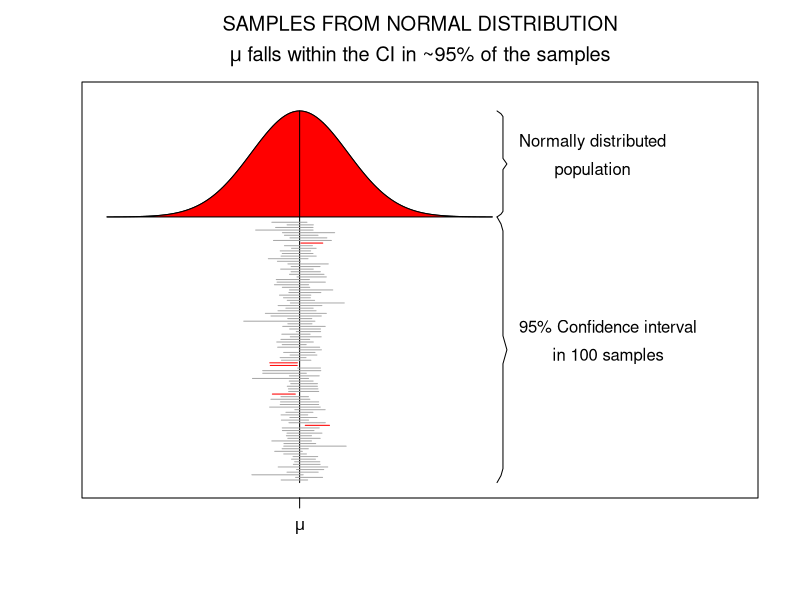
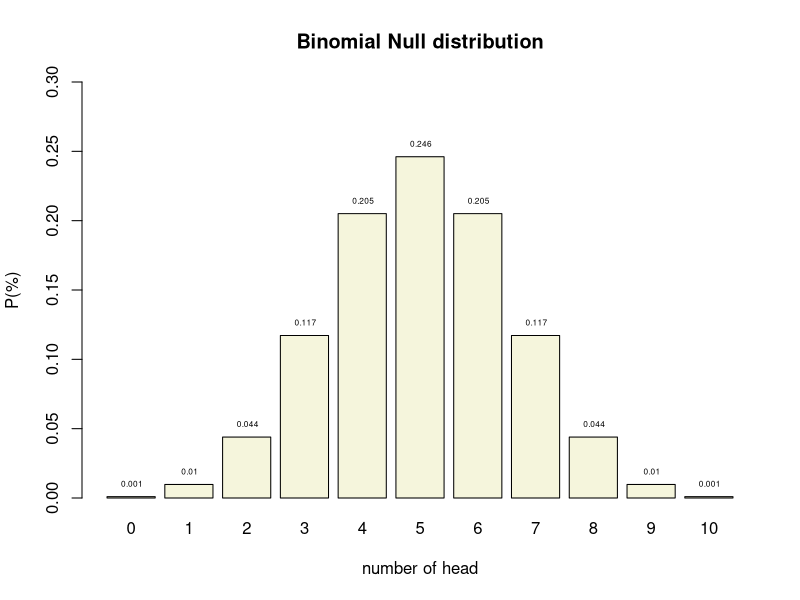
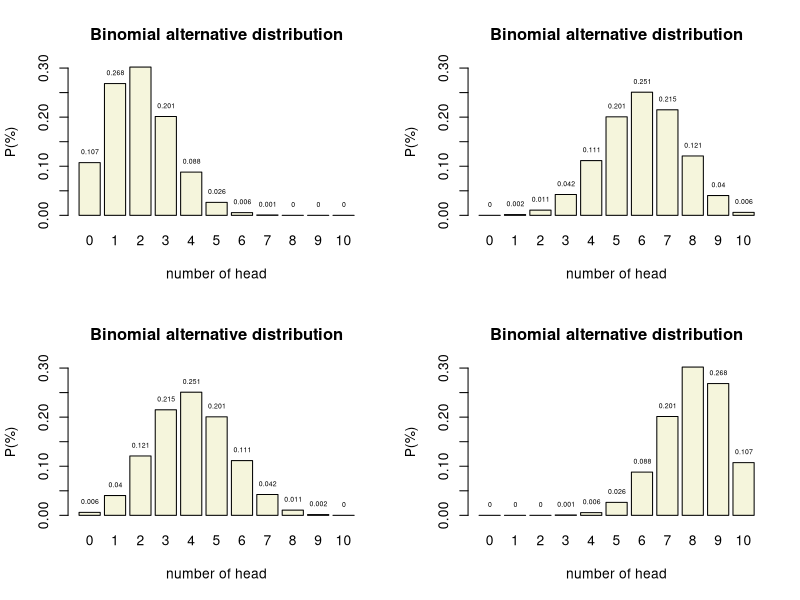
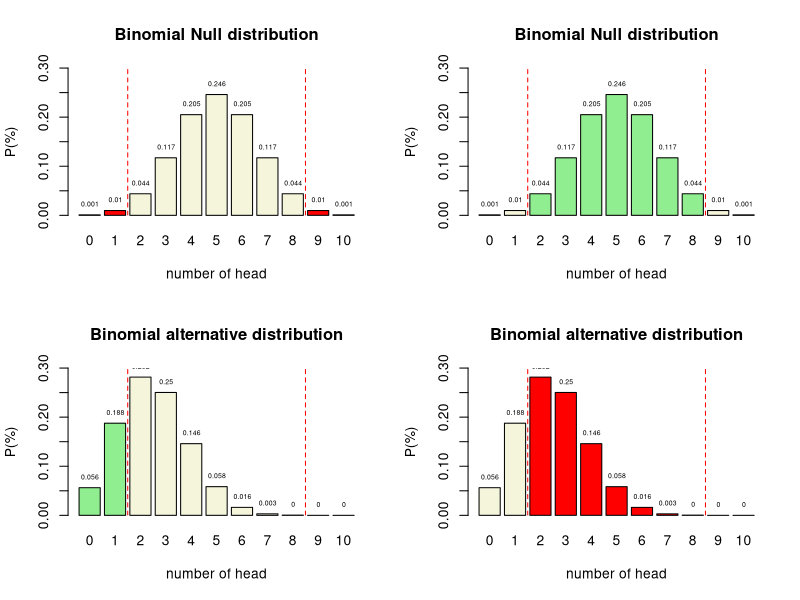
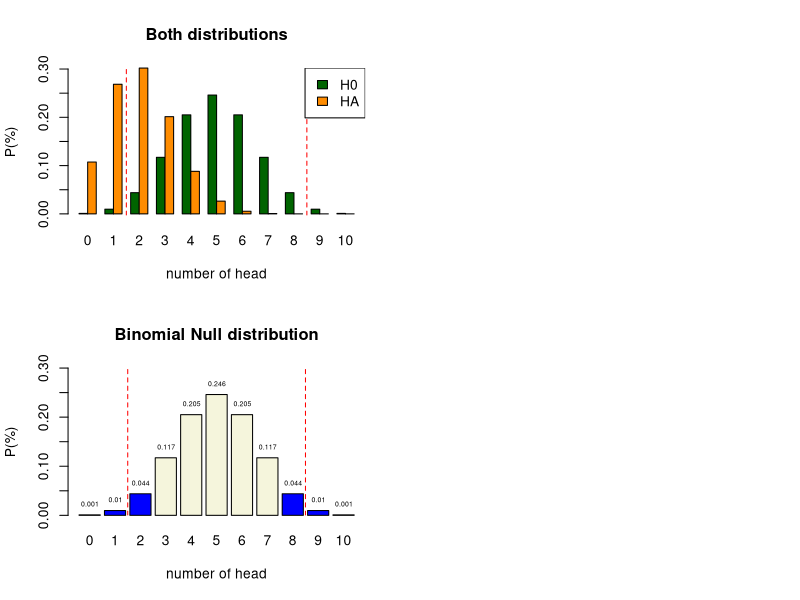
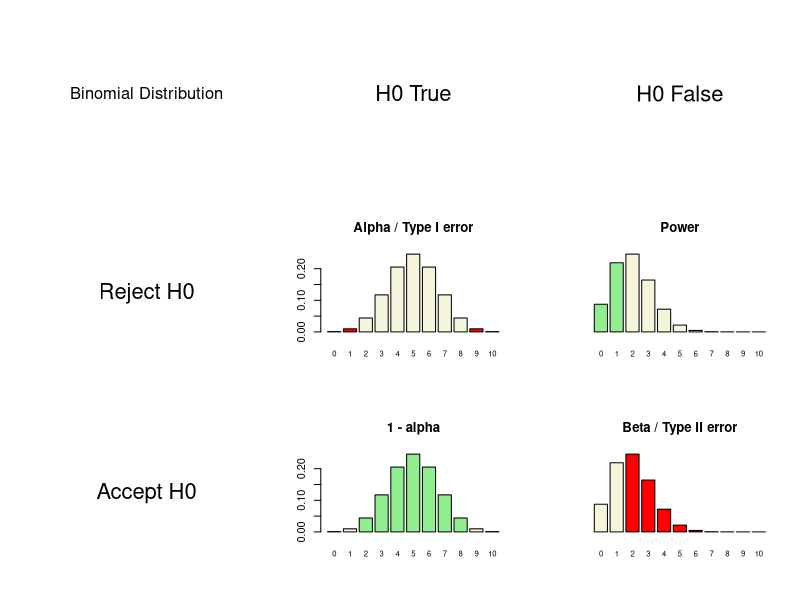

Source code (R) for these figures, in order:
## ---- chunk 1

## ---- chunk 2
set.seed(1548)

x  = seq(-4,4,.05) # sequence x values for normal distribution
hx = dnorm(x)      # calculate y values

title = expression(atop("SAMPLES FROM NORMAL DISTRIBUTION",paste(mu," falls within the CI in ~95% of the samples")))

plot(x,hx+1,type="l",ylim=c(0,1.45),xlim=c(-4,9), yaxt="n", xaxt="n",ylab="",xlab="",main=title, mai=c(3,1,2,1),mar=c(3,1,2,1))

# Add red area
polygon(c(x,rev(x)),c(rep(1,length(x)),hx+1),col="red",lty=1)

# Add mu line
lines(c(0,0),c(0,max(hx)+1))

# Add mu symbol to x axis
axis( 1,at=0,labels=expression(mu), cex=2 )

# Create curly braces for normal distribution 
ybracket = seq(1,max(hx)+1,length=39)
xbracket = rep(4.1,39)*c(c(1,1.02),rep(1.03,16),c(1.04,1.05,1.04),rep(1.03,16),c(1.02,1))

lines(xbracket,ybracket,col="black")

# Create curly braces for samples
ybracket = seq(0,1,length=39)
xbracket = rep(4.1,39)*c(c(1,1.02),rep(1.03,16),c(1.04,1.05,1.04),rep(1.03,16),c(1.02,1))

lines(xbracket,ybracket,col="black")

text = expression(atop("Normally distributed","population"))

text(4.1*1.06,1+(max(hx)/2), text,pos=4)

text = expression(atop("95% Confidence interval","in 100 samples","drawn from the","normal distribution"))

text(4.1*1.06,.5, text,pos=4)

# Add confidence intervals

mu  = 0
sig = 1

mu_in_ci = array() # create empty array

iterations = 100

for(i in 1:iterations) {
	
	n      = round(runif(1,10,60)) # use variable sample sizes between 10 and 60
	sample = rnorm(n,mu,sig)       # sample from normal distribution
	
	sample_mean = mean(sample)
	sample_sd   = sd(sample)
	sample_ci   = sample_sd/sqrt(n)

	sample_ci_upperbound = sample_mean + sample_ci * 1.96
	sample_ci_lowerbound = sample_mean - sample_ci * 1.96
	
	if(sample_ci_lowerbound < mu & sample_ci_upperbound > mu) {
		
		mu_in_ci[i] = 1	
		col = "darkgrey"	
		}
	else {
		mu_in_ci[i] = 0
		col = "red"
		}
    
    # plot CI lines
    lines(c(sample_ci_lowerbound,sample_ci_upperbound),rep((.98/iterations)*i,2),col=col)

	}
	
percentage = (1/iterations)*sum(mu_in_ci)
## ---- chunk 3
#| output-location: slide

n = 10   # Sample size
k = 0:n  # Discrete probability space
p = .5   # Probability of head

munt = 0:1

permutations = factorial(n) / ( factorial(k) * factorial(n-k) )
# permutations

p_k  = p^k * (1-p)^(n-k)  # Probability of single event
p_kp = p_k * permutations # Probability of event times 
                          # the occurrence of that event

title = "Binomial Null distribution"

# col=c(rep("red",2),rep("beige",7),rep("red",2))

barplot( p_kp, 
         main=title, 
         names.arg=0:n, 
         xlab="number of head", 
         ylab="P(%)", 
         col='beige',
         ylim=c(0,.3) )

# abline(v = c(2.5,10.9), lty=2, col='red')

text(.6:10.6*1.2,p_kp,round(p_kp,3),pos=3,cex=.5)
## ---- chunk 4

# n = 10   # Sample size
# k = 0:10 # Discrete probability space
prob = c(.2, .4, .6, .8)  # Probability of head

layout(matrix(1:4, 2,2)) 

for(p in prob) {
permutations = factorial(n) / ( factorial(k) * factorial(n-k) )

p_k2  = p^k  * (1-p)^(n-k)  # Probability of single event
p_kp2 = p_k2 * permutations # Probability of event times 
                            # the occurrence of that event

title = "Binomial alternative distribution"

col=c(rep("red",2),rep("beige",7),rep("red",2))

barplot( p_kp2, 
         main=title, 
         names.arg=0:10, 
         xlab="number of head", 
         ylab="P(%)", 
         beside=TRUE,
         col="beige",
         ylim=c(0,.3) 
         )

# abline(v = c(2.5,10.9), lty=2, col='red')

text(.6:10.6*1.2,p_kp2,round(p_kp2,3),pos=3,cex=.5)
}
## ---- chunk 5

## ---- chunk 6

## ---- chunk 7

n = 10   # Sample size
k = 0:10 # Discrete probability space
p = .5   # Probability of head

p_k  = p^k * (1-p)^(n-k)  # Probability of single event
p_kp = p_k * permutations # Probability of event times 
                          # the occurrence of that event
# sample = 90
# freq_munt = round(p_kp*sample)
# cbind(k,permutations,p_k,p_kp,freq_munt)

title = "Binomial Null distribution"

col=c(rep("red",2),rep("beige",7),rep("red",2))

barplot( p_kp, 
         main=title, 
         names.arg=0:10, 
         xlab="number of head", 
         ylab="P(%)", 
         col=col,
         ylim=c(0,.3) )

abline(v = c(2.5,10.9), lty=2, col='red')

text(.6:10.6*1.2,p_kp,round(p_kp,3),pos=3,cex=.5)
## ---- chunk 8

## ---- chunk 9

n = 10   # Sample size
k = 0:10 # Discrete probability space
p = .25   # Probability of head

p_k  = p^k * (1-p)^(n-k)  # Probability of single event
p_kp = p_k * permutations # Probability of event times 
                          # the occurrence of that event
# sample = 90
# freq_munt = round(p_kp*sample)
# cbind(k,permutations,p_k,p_kp,freq_munt)

title = "Binomial alternative distribution"

col=c(rep("#90EE90",2),rep("beige",7),rep("#90EE90",2))

barplot( p_kp, 
         main=title, 
         names.arg=0:10, 
         xlab="number of head", 
         ylab="P(%)", 
         col=col,
         ylim=c(0,.3) )

abline(v = c(2.5,10.9), lty=2, col='red')

text(.6:10.6*1.2,p_kp,round(p_kp,3),pos=3,cex=.5)
## ---- chunk 10

## ---- chunk 11

n = 10   # Sample size
k = 0:10 # Discrete probability space
p = .5   # Probability of head

p_k  = p^k * (1-p)^(n-k)  # Probability of single event
p_kp = p_k * permutations # Probability of event times 
                          # the occurrence of that event
# sample = 90
# freq_munt = round(p_kp*sample)
# cbind(k,permutations,p_k,p_kp,freq_munt)

title = "Binomial Null distribution"

col=c(rep("beige",2),rep("#90EE90",7),rep("beige",2))

barplot( p_kp, 
         main=title, 
         names.arg=0:10, 
         xlab="number of head", 
         ylab="P(%)", 
         col=col,
         ylim=c(0,.3) )

abline(v = c(2.5,10.9), lty=2, col='red')

text(.6:10.6*1.2,p_kp,round(p_kp,3),pos=3,cex=.5)
## ---- chunk 12

## ---- chunk 13

n = 10   # Sample size
k = 0:10 # Discrete probability space
p = .25   # Probability of head

p_k  = p^k * (1-p)^(n-k)  # Probability of single event
p_kp = p_k * permutations # Probability of event times 
                          # the occurrence of that event
# sample = 90
# freq_munt = round(p_kp*sample)
# cbind(k,permutations,p_k,p_kp,freq_munt)

title = "Binomial alternative distribution"

col=c(rep("beige",2),rep("red",7),rep("beige",2))

barplot( p_kp, 
         main=title, 
         names.arg=0:10, 
         xlab="number of head", 
         ylab="P(%)", 
         col=col,
         ylim=c(0,.3) )

abline(v = c(2.5,10.9), lty=2, col='red')

text(.6:10.6*1.2,p_kp,round(p_kp,3),pos=3,cex=.5)
## ---- chunk 14

title = "Both distributions"

colh0 = 'darkgreen'
colha = 'darkorange'

barplot( rbind(dbinom(0:10, 10, .5),
               dbinom(0:10, 10, .2)), 
         main=title, 
         names.arg=0:10, 
         xlab="number of head", 
         ylab="P(%)", 
         col = rbind(colh0,colha),
         beside=TRUE
         #legend.text = c("H0", "HA")
         )

abline(v = c(6.5,27.5), lty=2, col='red')

legend("topright", legend=c("H0","HA"), fill=c(colh0, colha))

## ---- chunk 15

n = 10   # Sample size
k = 0:10 # Discrete probability space
p = .5   # Probability of head

p_k  = p^k * (1-p)^(n-k)  # Probability of single event
p_kp = p_k * permutations # Probability of event times 
                          # the occurrence of that event
# sample = 90
# freq_munt = round(p_kp*sample)
# cbind(k,permutations,p_k,p_kp,freq_munt)

title = "Binomial Null distribution"

col=c(rep("blue",3),rep("beige",5),rep("blue",2))

barplot( p_kp, 
         main=title, 
         names.arg=0:10, 
         xlab="number of head", 
         ylab="P(%)", 
         col=col,
         ylim=c(0,.3) )

abline(v = c(2.5,10.9), lty=2, col='red')

text(.6:10.6*1.2,p_kp,round(p_kp,3),pos=3,cex=.5)
## ---- chunk 16
#| output-location: slide

N     = 10  # Sample size
H0    = .5  # Probability of head under H0 50/50
HA    = .2  # Aternative expected value
alpha = .05 # Selected type I error

# Color areas red for selected alpha
area <- dbinom(0:N, N, H0) < alpha/2

# barplot(dbinom(0:N,N, HA)) -> x.values

# x.values
# lb <- x.values[c(qbinom(alpha/2, N+1, H0), qbinom(alpha/2, N+1, H0)+1 )]
# ub <- x.values[c(qbinom(1-(alpha/2), N+1, H0), qbinom(1-(alpha/2), N+1, H0)+1 )]
# 
# mlb <- mean(lb)
# mub <- mean(ub)

col_alpha = rep("beige", N+1)
col_alpha[area] = "red"

col_power = rep("beige", N+1)
col_power[area] = "#90EE90"

col_one_nin_alpha = rep("#90EE90", N+1)
col_one_nin_alpha[area] = "beige"

col_beta = rep("red", N+1)
col_beta[area] = "beige"

# Delete # to not color the plots
# col = col2  = "beige"

layout(matrix(1:9,3,3, byrow=T))

plot.new()
text(0.5,0.5,"Binomial Distribution",cex=1.5)
# text(0.5,0.1,paste("N:",N),cex=1.5)

plot.new()
text(0.5,0.5,"H0 True",cex=2)

plot.new()
text(0.5,0.5,"H0 False",cex=2)

plot.new()
text(0.5,0.5,"Reject H0",cex=2)

barplot(dbinom(0:N,N, H0), 
        col  = col_alpha, 
        # yaxt = 'n', 
        main = 'Alpha / Type I error', 
        names.arg = 0:N, 
        cex.names = 0.7)


# abline(v = mlb, col="red", lwd=3, lty=2)
# abline(v = mub, col="red", lwd=3, lty=2)

barplot(dbinom(0:N,N, HA), 
        col  = col_power, 
        yaxt = 'n', 
        main = 'Power', 
        names.arg = 0:N, 
        cex.names = 0.7)

plot.new()
text(0.5,0.5,"Accept H0",cex=2)

barplot(dbinom(0:N,N, H0), 
        col  = col_one_nin_alpha, 
        # yaxt = 'n', 
        main = '1 - alpha', 
        names.arg = 0:N, 
        cex.names = 0.7)

barplot(dbinom(0:N,N, HA), 
        col  = col_beta, 
        yaxt = 'n', 
        main = 'Beta / Type II error', 
        names.arg = 0:N, 
        cex.names = 0.7)
